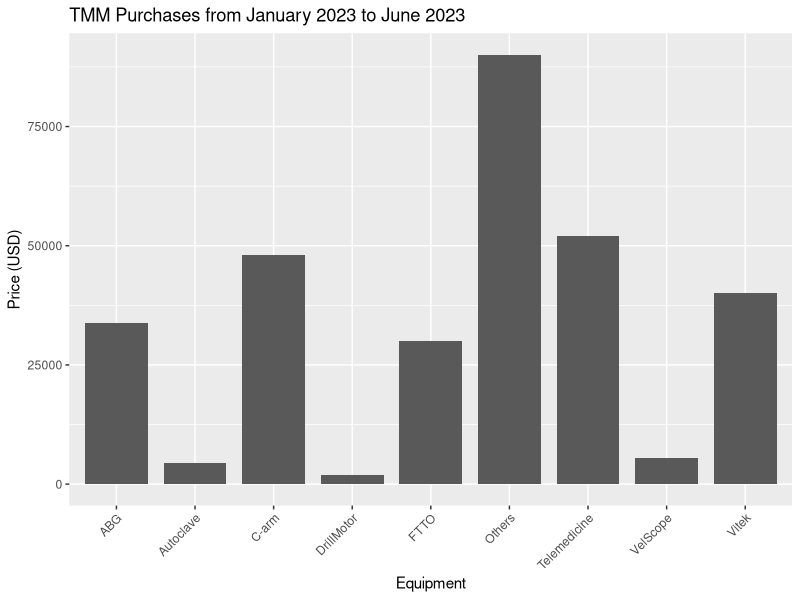
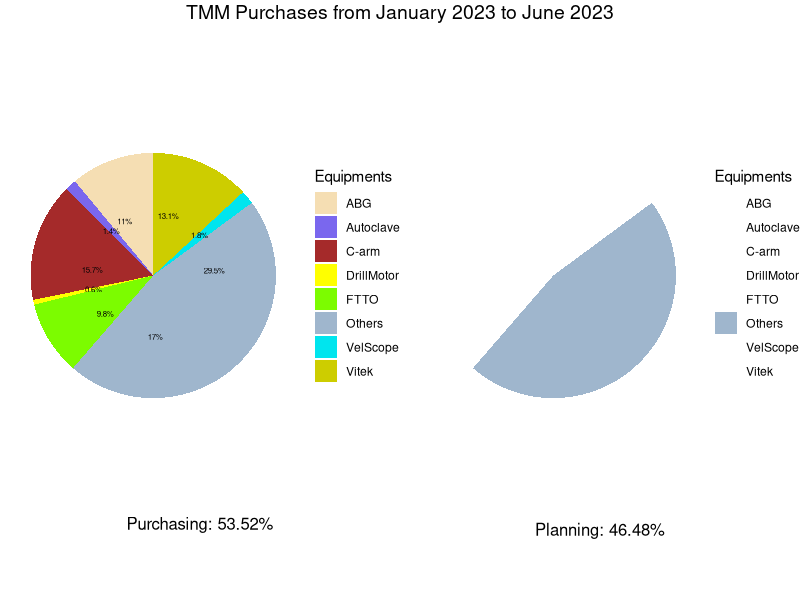

The R script that drew these images, in order:
# Load the required libraries
library(ggplot2)
library(dplyr)
library(gridExtra)
library(grid)

### # Calculate the total budget (USD)
total_budget <- 305673

# Create a data frame with the TMM purchase progression data
tmm_data <- data.frame(
  Equipment = c("Autoclave", "C-arm", "ABG", "Telemedicine", "VelScope", "FTTO", "Vitek",  "DrillMotor"), 
  Price = as.numeric(c(4400, 48000, 33760, 52000, 5500, 30000, 40000, 1950))
)
# 125,000 => 75,000; 50,000 for example

# "VelScope", USD5,500
# adding "Others" as the rest of total budget (under planning)
tmm_others <- data.frame(Equipment = "Others", Price = as.numeric(total_budget-sum(tmm_data$Price)))
tmm_data <- rbind(tmm_data, tmm_others)

# Sort the data by price
tmm_data <- tmm_data %>% arrange(Price)

# Draw a stacked bar chart
ggplot(tmm_data, aes(x = Equipment, y = Price)) +
  geom_bar(stat = "identity", width = 0.8) +
  ggtitle("TMM Purchases from January 2023 to June 2023") +
  xlab("Equipment") +
  ylab("Price (USD)") +
  theme(axis.text.x = element_text(angle = 45, hjust = 1))
# In this example, the angle argument of the element_text() function is set to 45, which means that the x-axis labels will be rotated by 45 degrees. The hjust argument is set to 1, which means that the labels will be horizontally justified to the right.


# Calculate the percentage of the total budget spent on Telemedicine, PACS, and C-arm
tmm_data$Percentage <- tmm_data$Price / total_budget * 100

# Create a new column to specify the color of each equipment category: others
tmm_data$Color <- ifelse(tmm_data$Equipment %in% c("Autoclave", "C-arm", "ABG", "VelScope", "FTTO", "Vitek",  "DrillMotor"), tmm_data$Equipment, "Others") # Others= xxx, 

# Order the data by price in descending order
tmm_data <- tmm_data %>% arrange(desc(Price))



#  "Telemedicine", "PACS", on 2024
# %>% filter(Color != "Others")
######################################


####################
# Create a pie chart for the major equipment categories
p1 <- ggplot(tmm_data , aes(x = "", y = Percentage, fill = Color)) +
  geom_bar(width = 1, stat = "identity") +
  coord_polar("y", start = 0) +
  theme_void() +
  scale_fill_manual(values = c("Telemedicine" = "red", "C-arm" = "brown", "ABG" = "wheat", "Others" = "slategray3", "FTTO" = "lawngreen", "Autoclave"="slateblue2", "Vitek" = "yellow3", "DrillMotor" = "yellow", "VelScope"="turquoise2")) +
  geom_text(aes(label = paste0(round(Percentage, 1), "%")), position = position_stack(vjust = 0.3), size =2) +
  labs(fill = "Equipments")
# spared: "PACS" = "turquoise2", 

#  scale_fill_manual(name = "Equipment", values = c("Telemedicine" = "red", "PACS" = "turquoise2", "C-arm" = "brown", "ABG" = "wheat", "Others" = "white", "Veloscope" = "lawngreen", "Autoclave"="slateblue2")) +
#  geom_text(aes(label = paste0("$", Price)), position = position_stack(vjust = 0.3), size = 5)




##
# Create a pie chart for the other equipment categories
p2 <- ggplot(tmm_data , aes(x = "", y = Percentage, fill = Color)) +
  geom_bar(width = 1, stat = "identity") +
  coord_polar("y", start = 0) +
  theme_void() +
  scale_fill_manual(values = c("Telemedicine" = "white", "PACS" = "white", "C-arm" = "white", "ABG" = "white", "Others" = "slategray3", "FTTO" = "white", "Autoclave"="white", "Vitek" = "white", "DrillMotor" = "white", "VelScope"="white")) +
  labs(fill = "Equipments")

#+   geom_text(aes(label = paste0("$", Price)), position = position_stack(vjust = 0.3), size =3)

# slategray3; %>% filter(Color != "Others")



##


# Arrange the two pie charts next to each other


# Create a grobTree for the title with adjusted margins
title1 <- grobTree(
  rectGrob(gp = gpar(col = NA), height = unit(1.5, "lines"), y = 0.5),
  textGrob(
    "TMM Purchases from January 2023 to June 2023",
    gp = gpar(fontsize = 14),
    vjust = 1
  )
)

# Create textGrobs for the labels with adjusted vertical position
label_p1 <- textGrob(paste0("Purchasing: ", round(sum(tmm_data$Percentage[tmm_data$Color!="Others"]), 2), "%"), y = unit(1.3, "npc"))
label_p2 <- textGrob(paste0("Planning: ", round(sum(tmm_data$Percentage[tmm_data$Color=="Others"]), 2), "%"), y = unit(1.2, "npc"))


# Arrange the plots side by side with a common title and footer
grid.arrange(
  top = title1,
  p1, p2,
  heights = c(0.9, 0.1),
  label_p1, label_p2,
  ncol = 2
#  bottom = 
)

  